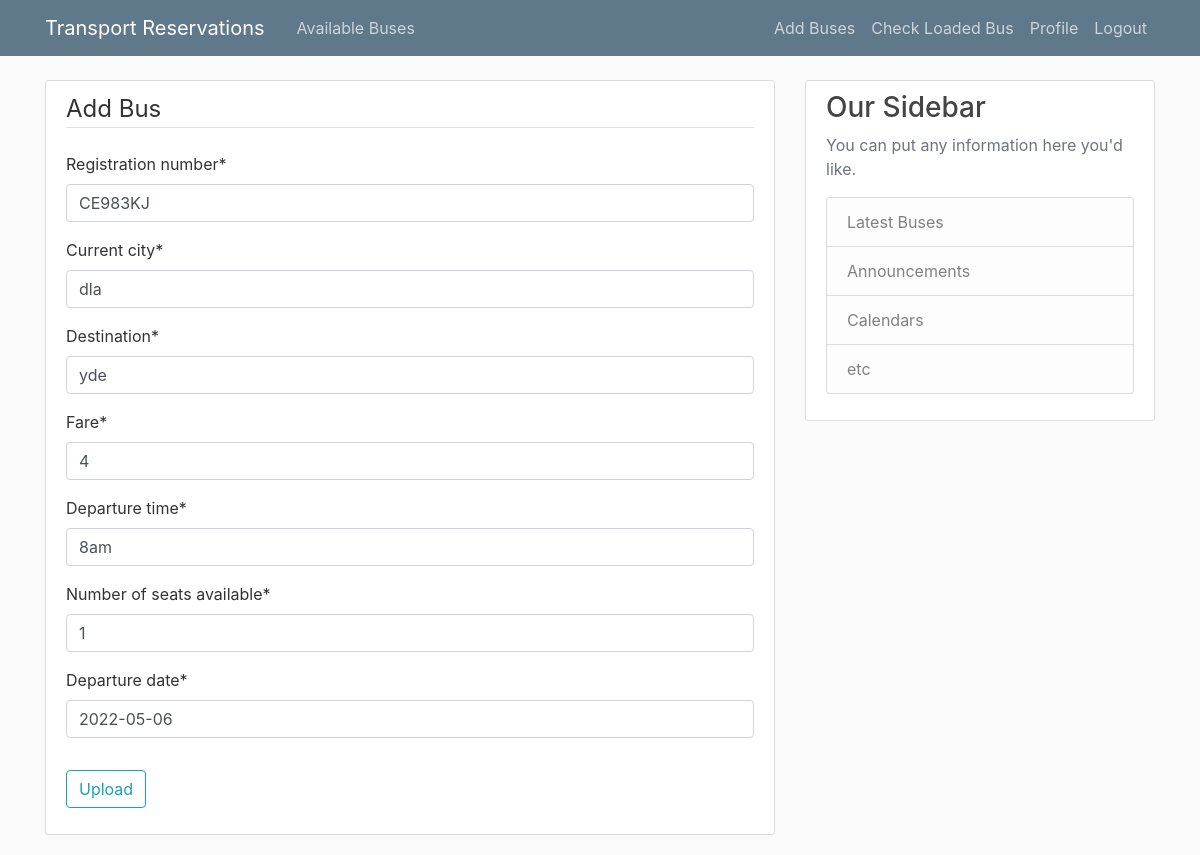
/available_buses/1/update/ (signed in), run on the app's committed database.
### reservations/models.py (models this page shows, shortened)
class AvailableBuses(models.Model):
    author = models.ForeignKey(User, on_delete=models.CASCADE)
    registration_number = models.CharField(max_length=10)
    current_city = models.CharField(max_length=20)
    destination = models.CharField(max_length=20)
    fare = models.IntegerField()
    departure_time = models.CharField(max_length=30)
    number_of_seats_available = models.IntegerField()
    departure_date = models.DateField()
    company_Info = models.TextField(max_length=500)

### reservations/views.py (the view, shortened to what this page needs)
# urls.py: path('available_buses/<int:pk>/update/', AvailableBusesUpdateView.as_view(), name='available_buses_update'),
class AvailableBusesUpdateView(LoginRequiredMixin, UserPassesTestMixin, UpdateView):
    model = AvailableBuses
    fields = ['registration_number', 'current_city', 'destination', 'fare', 'departure_time',
              'number_of_seats_available', 'departure_date']
    def test_func(self):
        bus = self.get_object()
        if self.request.user == bus.author:
            return True
        return False

### reservations/templates/reservations/availablebuses_form.html (shortened to what this page needs)
{% extends 'reservations/base.html' %}
{% load crispy_forms_tags %}
{% block content %}
    <div class="content-section">
        <form method="post">
            <fieldset class="form-group">
                <legend class="border-bottom mb-4">Add Bus</legend>
                {{ form | crispy }}
            </fieldset>
            <div class="form-group">
                <button class="btn btn-outline-info" type="submit">Upload</button>
            </div>
        </form>
    </div>
{% endblock content %}

### reservations/static/reservations/main.css (style rules this page uses)
body { background: #fafafa; color: #333333; margin-top: 5rem; }
.content-section { background: #ffffff; padding: 10px 20px; border: 1px solid #dddddd; border-radius: 3px; margin-bottom: 20px; }

### data on the page
AvailableBuses: registration_number "CE983KJ", current_city "dla", destination "yde", fare "4", departure_time "8am", number_of_seats_available "1", departure_date "2022-05-06"
